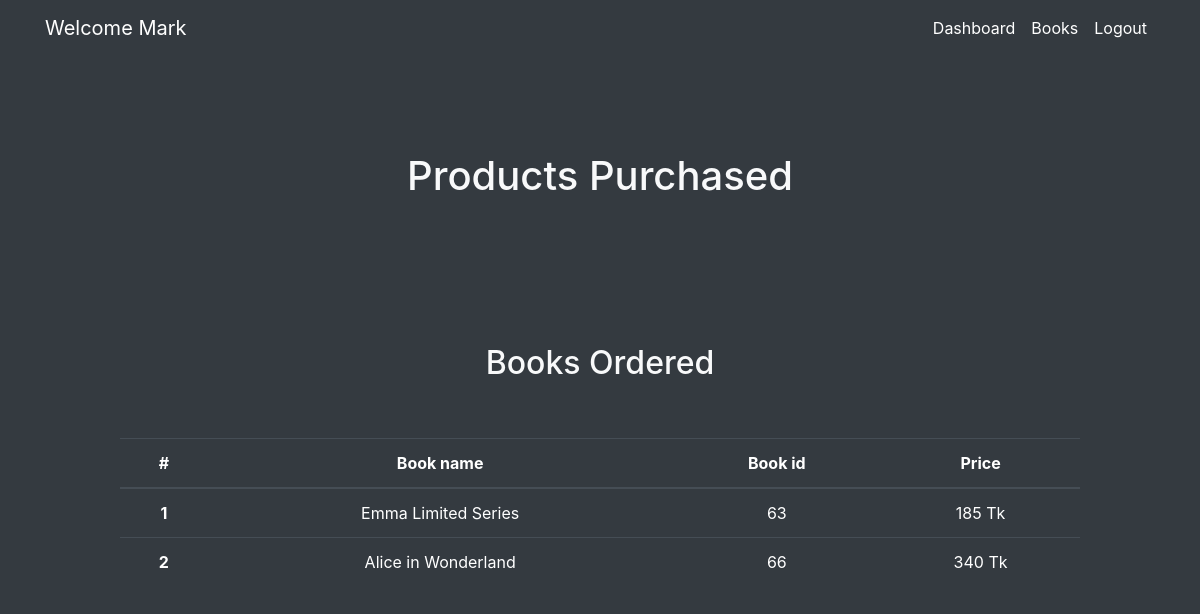
The page /user.php (signed in) on the database as committed earlier.
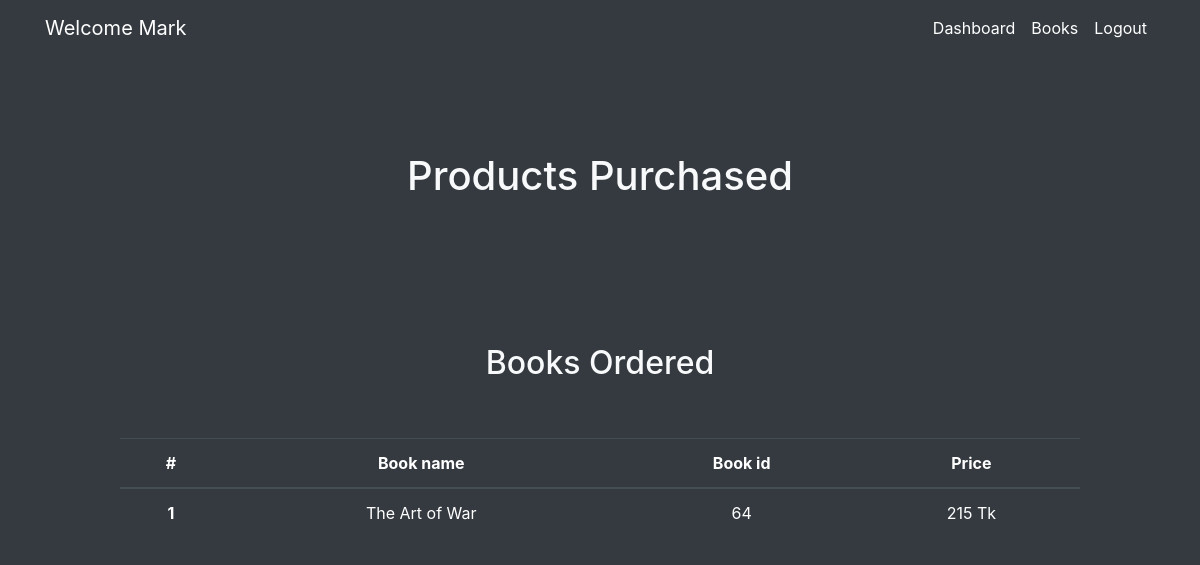
The same page on the database as committed later.
### tables this page shows
CREATE TABLE `book_purchase` (
  `id` int(11) NOT NULL,
  `user_id` int(11) NOT NULL,
  `product_id` int(11) NOT NULL,
  `user_name` varchar(255) NOT NULL,
  `product_name` varchar(255) NOT NULL,
  `price` float NOT NULL
);

### user.php (the view, shortened to what this page needs)
<?php
include 'Config/connect.php';
$user_email = $_SESSION['email'];
$sql_user  = "SELECT * FROM `users` WHERE email='$user_email'";
$user_list = mysqli_query($conn, $sql_user);
$user_row = mysqli_fetch_assoc($user_list);
$user_id = $user_row['id'];
$purchase_book = "SELECT * FROM `book_purchase` WHERE user_id=$user_id";
$purchase_list = mysqli_query($conn, $purchase_book);
$purchase_rows = mysqli_num_rows($purchase_list);
?>
<!DOCTYPE html>
<html lang="en">
<head>
    <link rel="stylesheet" href="css/style.css">
    <link rel="stylesheet" href="https://cdn.jsdelivr.net/npm/bootstrap@4.3.1/dist/css/bootstrap.min.css">
    <link rel="stylesheet" href="https://cdnjs.cloudflare.com/ajax/libs/font-awesome/6.0.0/css/all.min.css" />
</head>
<body class="bg-dark text-light">
    <nav class="navbar navbar-expand-lg navbar-dark bg-dark">
        <div class="collapse navbar-collapse container" id="navbarSupportedContent">
          <a class="navbar-brand" href="#">Welcome <?php echo  ucfirst(explode("@",$_SESSION['email'])[0]) ?></a>
          <ul class="navbar-nav ml-auto">
            <li class="nav-item active">
              <a class="nav-link" href="user.php">Dashboard</a>
            </li>
            <li class="nav-item active">
                <a class="nav-link" href="books.php">Books</a>
            </li>
            <li class="nav-item active">
                <a class="nav-link" href="logout.php">Logout</a>
            </li>
          </ul>
        </div>
    </nav>
    <?php
      if($purchase_rows > 0) {
          echo '<div class="admin-section">
                    <h1 class="heading mt-5 p-5 h1">Products Purchased</h1>
                </div>
                <h1 class="heading mt-5 p-5 h2">Books Ordered</h1>
                <table class="table table-dark mx-auto" style="text-align: center; width: 80%;">
                        <thead>';
                        echo '<tr>
                                <th scope="col">#</th>
                                <th scope="col">Book name</th>
                                <th scope="col">Book id</th>
                                <th scope="col">Price</th>
                              </tr>
                        </thead>
                        <tbody>';
                        $count = 1;
                        while($row = mysqli_fetch_assoc($purchase_list)) {
                          $book_id = $row['product_id'];
                          $book_title = $row['product_name'];
                          $price = $row['price'];
                          echo '<tr>
                              <th scope="row">'.$count.'</th>
                              <td>'.$book_title.'</td>
                              <td>'.$book_id.'</td>
                              <td>'.$price.' Tk</td>
                            </tr>';
                            $count += 1;
                          }
                    echo '</tbody>
                  </table>';
      } else {
        echo '<div class="admin-section">
                  <h1 class="heading mt-5 p-5 h1">Order Books At Resonable Prices</h1>
              </div>
              <a class="btn btn-info mx-auto w-50 d-block" href="books.php">Click Here To Order Books At Resonable Prices</a>';
      }
    ?>
</body>
</html>

Rows that differ between the two databases and show on the page:
removed book_purchase: product_name "Emma Limited Series", product "63", price "185"
removed book_purchase: product_name "Alice in Wonderland", product "66", price "340"
added book_purchase: product_name "The Art of War", product "64", price "215"
